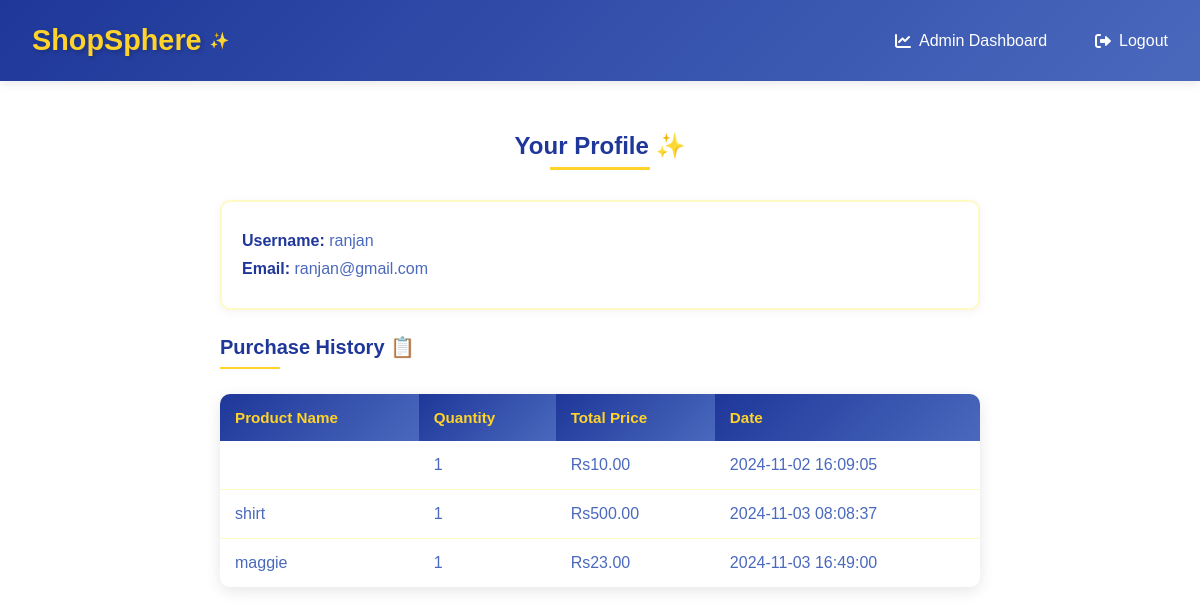
The app's page /customer/customer/profile (signed in) with its own data.
### app/models.py (models this page shows, shortened)
class User(db.Model, UserMixin):
    id = db.Column(db.Integer, primary_key=True)
    username = db.Column(db.String(150), unique=True, nullable=False)
    email = db.Column(db.String(150), unique=True, nullable=False)
    password = db.Column(db.String(150), nullable=False)
    is_admin = db.Column(db.Boolean, default=False)
    cart_items = db.relationship('CartItem', backref='user', lazy=True)
    purchases = db.relationship('Sale', backref='buyer', lazy='dynamic')

class Sale(db.Model):
    id = db.Column(db.Integer, primary_key=True)
    product_id = db.Column(db.Integer, db.ForeignKey('product.id',ondelete="CASCADE"))
    user_id = db.Column(db.Integer, db.ForeignKey('user.id',ondelete="CASCADE"), nullable=False)
    quantity = db.Column(db.Integer, nullable=False)
    total_price = db.Column(db.Float, nullable=False)
    date = db.Column(db.DateTime, default=datetime.utcnow)

class Product(db.Model):
    id = db.Column(db.Integer, primary_key=True)
    name = db.Column(db.String(100), nullable=False)
    price = db.Column(db.Float, nullable=False)
    category = db.Column(db.String(50), nullable=False)
    stock = db.Column(db.Integer, default=0)
    description = db.Column(db.Text)
    image_url = db.Column(db.String(255), nullable=True)
    cart_items = db.relationship('CartItem', backref='product', lazy=True)
    sales = db.relationship('Sale', backref='product', lazy=True)

### app/routes.py (the view)
@customer.route('/customer/profile')
@login_required
def profile():
    purchases = Sale.query.filter_by(user_id=current_user.id).all()  # Fetch purchases for the logged-in user
    return render_template('customer/profile.html', user=current_user, purchases=purchases)

### app/templates/customer/profile.html (shortened to what this page needs)
{% extends "base.html" %}
{% block content %}
<div class="profile-container">
    <h2>Your Profile ✨</h2>
    <div class="profile-details">
        <p><strong>Username:</strong> {{ user.username }}</p>
        <p><strong>Email:</strong> {{ user.email }}</p>
    </div>
    <h3>Purchase History 📋</h3>
    {% if purchases %}
        <table class="purchase-history">
            <thead>
                <tr>
                    <th>Product Name</th>
                    <th>Quantity</th>
                    <th>Total Price</th>
                    <th>Date</th>
                </tr>
            </thead>
            <tbody>
                {% for purchase in purchases %}
                <tr>
                    <td>{{ purchase.product.name }}</td>
                    <td>{{ purchase.quantity }}</td>
                    <td>Rs{{ "%.2f"|format(purchase.total_price) }}</td>
                    <td>{{ purchase.date.strftime('%Y-%m-%d %H:%M:%S') }}</td>
                </tr>
                {% endfor %}
            </tbody>
        </table>
    {% else %}
        <div class="no-purchases">
            <p>You have not made any purchases yet. 🛍</p>
        </div>
    {% endif %}
</div>
{% endblock %}

### app/templates/base.html (style rules this page uses)
:root { --primary-blue: #1e3799; --secondary-blue: #4a69bd; --primary-yellow: #ffd32a; --secondary-yellow: #fcc43e; --light-yellow: #fff9c4; }
* { margin: 0; padding: 0; box-sizing: border-box; font-family: 'Arial', sans-serif; }

### app/templates/customer/profile.html (style rules this page uses)
:root { --primary-blue: #1e3799; --secondary-blue: #4a69bd; --primary-yellow: #ffd32a; --secondary-yellow: #fcc43e; --light-yellow: #fff9c4; }
.profile-container { max-width: 800px; margin: 0 auto; padding: 20px; font-family: Arial, sans-serif; }
h2 { text-align: center; margin-bottom: 30px; color: var(--primary-blue); position: relative; padding-bottom: 10px; }
h2::after { content: ''; position: absolute; bottom: 0; left: 50%; transform: translateX(-50%); width: 100px; height: 3px; background: var(--primary-yellow); }
h3 { color: var(--primary-blue); margin: 25px 0; font-size: 20px; position: relative; padding-bottom: 10px; }
h3::after { content: ''; position: absolute; bottom: 0; left: 0; width: 60px; height: 2px; background: var(--primary-yellow); }
.profile-details { background: white; padding: 20px; border-radius: 10px; margin-bottom: 20px; box-shadow: 0 2px 10px rgba(0,0,0,0.05); border: 2px solid var(--light-yellow); transition: transform 0.3s ease; }
.profile-details p { margin: 10px 0; color: var(--secondary-blue); font-size: 16px; }
.profile-details strong { color: var(--primary-blue); font-weight: 600; }
.purchase-history { width: 100%; border-collapse: separate; border-spacing: 0; margin-top: 20px; background: white; border-radius: 10px; overflow: hidden; box-shadow: 0 4px 15px rgba(0,0,0,0.1); }
.purchase-history th { padding: 15px; text-align: left; background: linear-gradient(135deg, var(--primary-blue), var(--secondary-blue)); color: var(--primary-yellow); font-weight: 600; font-size: 0.95rem; }
.purchase-history td { padding: 15px; text-align: left; border-bottom: 1px solid var(--light-yellow); color: var(--secondary-blue); }
.purchase-history tr:last-child td { border-bottom: none; }

### records on screen
User: username "ranjan", email "ranjan@gmail.com"
Sale: quantity "1", total_price "10.00", date "2024-11-02 16:09:05"
Sale: product.name "shirt", quantity "1", total_price "500.00", date "2024-11-03 08:08:37"
Sale: product.name "maggie", quantity "1", total_price "23.00", date "2024-11-03 16:49:00"
